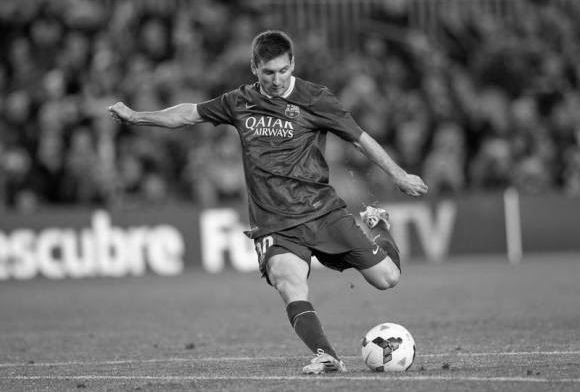
#> input picture Aula1/imagens/messi5_gray.jpg, 580 x 392 px
$ python p3_pixel.py
#> lines starting #> are read from the running program, lines starting #| are printed output that depends on the picture
# Importacao das bibliotecas
import cv2

# 1. Le a imagem com a funcao imread()
imagem = cv2.imread('imagens/messi5_gray.jpg')
#> imagem is the input picture: shape (392, 580, 3); min 0, max 255, mean 101.8

# 2. Percorre a imagem incrementado o valor do Pixel
imagem2 = imagem.copy()
for y in range(0, imagem2.shape[0]):
  for x in range(0, imagem2.shape[1]):
    imagem2[y, x] = imagem2[y, x] + 50
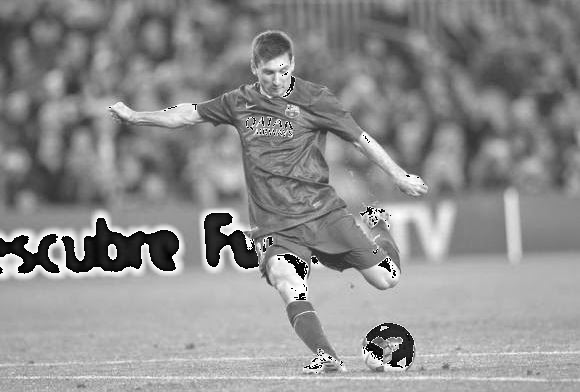
#> imagem2: shape (392, 580, 3); min 0, max 255, mean 142.2

cv2.imshow("Imagem", imagem2)
cv2.waitKey(0)

# 3. Incrementado parte de uma imagem por 100
parte = imagem[30:150,30:150]
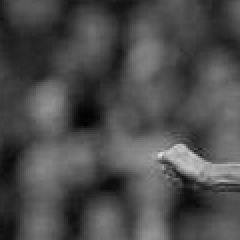
#> parte: shape (120, 120, 3) (shown 2 times larger); min 0, max 226, mean 75.9
parte += 100
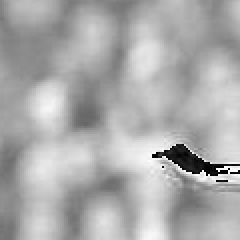
#> parte: shape (120, 120, 3) (shown 2 times larger); min 0, max 255, mean 171.2
cv2.imshow("Parte", parte)
cv2.imshow("Imagem", imagem)
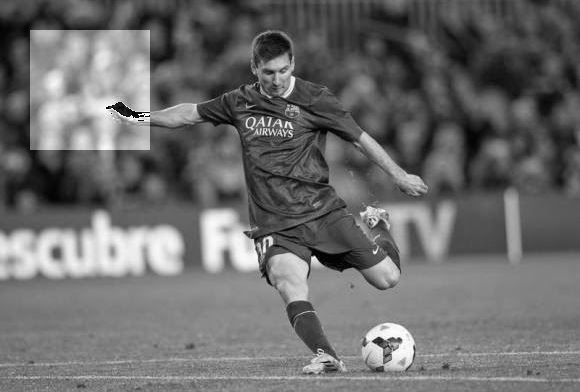
#> window 'Imagem': shape (392, 580, 3); min 0, max 255, mean 107.9
cv2.waitKey(0)
